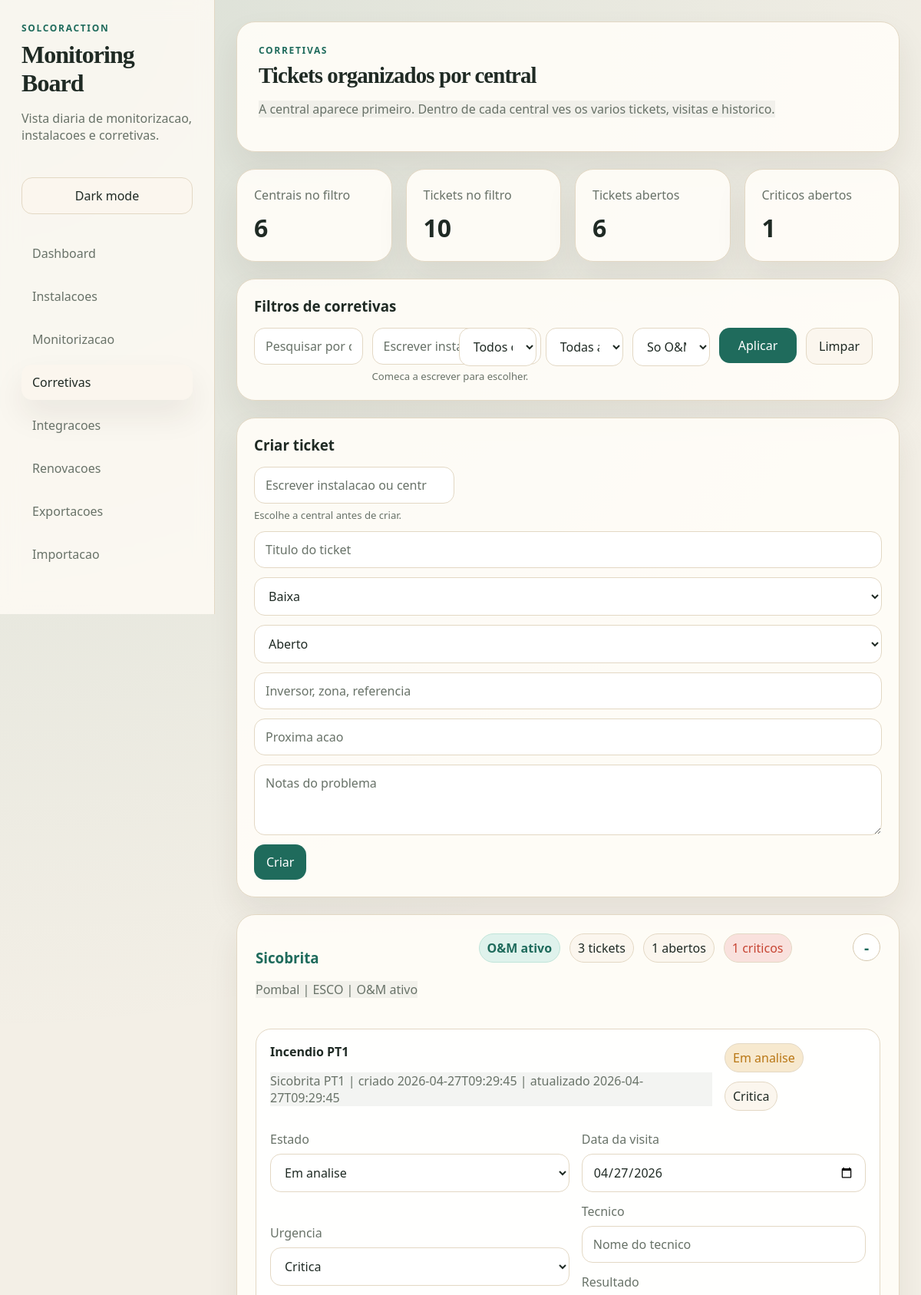
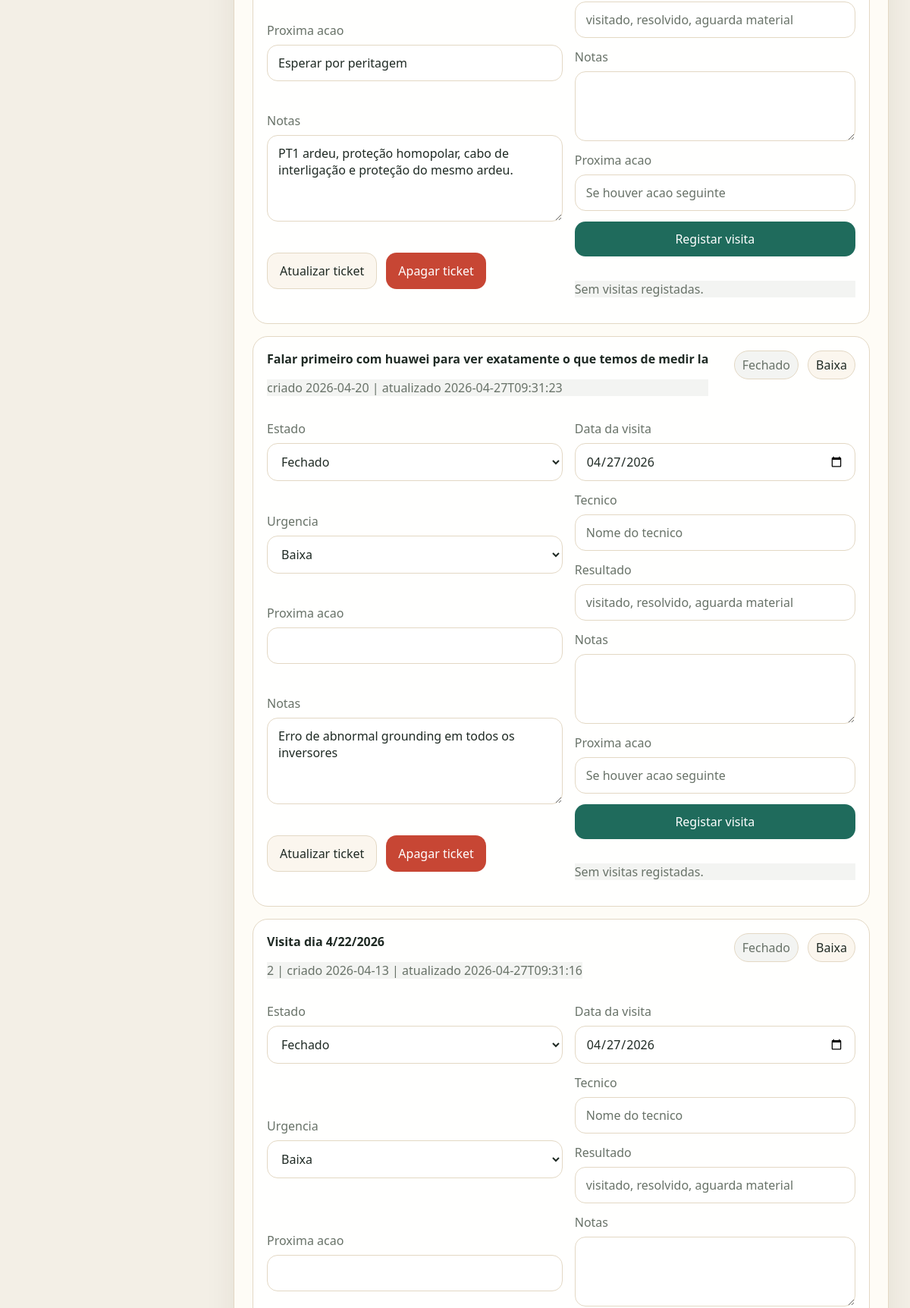
Page /tickets (upper part) on the committed database (2 pictures, top to bottom).
### tables this page shows
CREATE TABLE assets (
                id INTEGER PRIMARY KEY AUTOINCREMENT,
                project_number TEXT,
                project_name TEXT NOT NULL,
                company_name TEXT,
                nif TEXT,
                address TEXT,
                location TEXT,
                panels TEXT,
                kwp TEXT,
                contract_type TEXT,
                sell_to TEXT,
                duration TEXT,
                start_contract TEXT,
                maintenance TEXT,
                coverage_type TEXT,
                access_type TEXT,
                maintenance_comment TEXT,
                status_detail TEXT,
                contact_name TEXT,
                contact_role TEXT,
                contact_email TEXT,
                contact_phone TEXT,
                end_contract TEXT,
                active_contract TEXT,
                notes TEXT,
                asset_type TEXT,
                source_payload TEXT,
                alias_blob TEXT DEFAULT ''
            , installation_group TEXT);

CREATE TABLE tickets (
                id INTEGER PRIMARY KEY AUTOINCREMENT,
                asset_id INTEGER NOT NULL,
                title TEXT NOT NULL,
                urgency TEXT NOT NULL,
                status TEXT NOT NULL,
                installation_ref TEXT,
                notes TEXT,
                next_action TEXT,
                created_at TEXT NOT NULL,
                updated_at TEXT NOT NULL,
                FOREIGN KEY (asset_id) REFERENCES assets(id) ON DELETE CASCADE
            );

### app.py (the view, shortened to what this page needs)
    @app.route("/tickets", methods=["GET", "POST"])
    def tickets() -> str:
        search = request.args.get("search", "").strip()
        asset_filter = request.args.get("asset_id", "").strip()
        status_filter = request.args.get("status", "").strip()
        urgency_filter = request.args.get("urgency", "").strip()
        scope = request.args.get("scope", "").strip()
        om_only = request.args.get("om_only", "yes").strip()
        conditions = []
        params: list[Any] = []
        if search:
            wildcard = f"%{search}%"
            conditions.append(
                "(a.project_name LIKE ? OR a.alias_blob LIKE ? OR t.title LIKE ? OR COALESCE(t.notes, '') LIKE ?)"
            )
            params.extend([wildcard, wildcard, wildcard, wildcard])
        if asset_filter:
            conditions.append("a.id = ?")
            params.append(asset_filter)
        if status_filter:
            conditions.append("t.status = ?")
            params.append(status_filter)
        if urgency_filter:
            conditions.append("t.urgency = ?")
            params.append(urgency_filter)
        if scope == "open":
            conditions.append("t.status != 'Fechado'")
        if om_only == "yes":
            conditions.append("a.active_contract = 'yes'")
        where_sql = f"WHERE {' AND '.join(conditions)}" if conditions else ""
        ticket_rows = query_all(
            g.db,
            f"""
            SELECT
                t.*,
                a.project_name,
                a.location,
                a.active_contract,
                a.contract_type
            FROM tickets t
            JOIN assets a ON a.id = t.asset_id
            {where_sql}
            ORDER BY
                CASE a.active_contract WHEN 'yes' THEN 1 ELSE 2 END,
                a.project_name COLLATE NOCASE,
                CASE t.status
                    WHEN 'Aberto' THEN 1
                    WHEN 'Em analise' THEN 2
                    WHEN 'Agendado' THEN 3
                    WHEN 'Em visita' THEN 4
                    WHEN 'Resolvido' THEN 5
                    ELSE 6
                END,
                CASE t.urgency
                    WHEN 'Critica' THEN 1
                    WHEN 'Alta' THEN 2
                    WHEN 'Media' THEN 3
                    ELSE 4
                END,
                t.updated_at DESC,
                t.id DESC
            """,
            params,
        )
        assets_rows = query_all(
            g.db,
            "SELECT id, project_name FROM assets ORDER BY project_name COLLATE NOCASE",
        )
        visits_by_ticket = build_visits_by_ticket(
            query_all(
                g.db,
                """
                SELECT *
                FROM ticket_visits
                ORDER BY visit_date DESC, id DESC
                """,
            )
        )
        grouped_tickets = group_tickets_by_asset(ticket_rows)
        selected_asset = None
        central_history = []
        central_summary = None
        ticket_stats = {
            "centrals": len(grouped_tickets),
            "tickets": len(ticket_rows),
            "open": sum(1 for ticket in ticket_rows if ticket["status"] != "Fechado"),
            "critical": sum(1 for ticket in ticket_rows if ticket["urgency"] == "Critica" and ticket["status"] != "Fechado"),
        }
        return render_template(
            "tickets.html",
            tickets=ticket_rows,
            grouped_tickets=grouped_tickets,
            assets=assets_rows,
            visits_by_ticket=visits_by_ticket,
            selected_asset=selected_asset,
            central_history=central_history,
            central_summary=central_summary,
            ticket_stats=ticket_stats,
            search=search,
            asset_filter=asset_filter,
            status_filter=status_filter,
            urgency_filter=urgency_filter,
            scope=scope,
            om_only=om_only,
        )

### app.py (called while the page is built)
def get_db(path: str) -> sqlite3.Connection:
    conn = sqlite3.connect(path)
    conn.row_factory = sqlite3.Row
    conn.execute("PRAGMA foreign_keys = ON")
    return conn

def query_all(conn: sqlite3.Connection, sql: str, params: tuple[Any, ...] | list[Any] = ()) -> list[sqlite3.Row]:
    return conn.execute(sql, params).fetchall()

def om_status_label(value: str | None) -> str:
    return "O&M ativo" if value == "yes" else "Sem contrato"

def build_visits_by_ticket(visits: list[sqlite3.Row]) -> dict[int, list[sqlite3.Row]]:
    visits_by_ticket: dict[int, list[sqlite3.Row]] = {}
    for visit in visits:
        visits_by_ticket.setdefault(visit["ticket_id"], []).append(visit)
    return visits_by_ticket

### templates/tickets.html (shortened to what this page needs)
{% extends "base.html" %}
{% block content %}
<section class="hero">
  <div>
    <p class="eyebrow">Corretivas</p>
    <h2>Tickets organizados por central</h2>
    <p class="muted">A central aparece primeiro. Dentro de cada central ves os varios tickets, visitas e historico.</p>
  </div>
</section>
<section class="cards">
  <article class="card stat-card">
    <span>Centrais no filtro</span>
    <strong>{{ ticket_stats.centrals }}</strong>
  </article>
  <article class="card stat-card">
    <span>Tickets no filtro</span>
    <strong>{{ ticket_stats.tickets }}</strong>
  </article>
  <article class="card stat-card">
    <span>Tickets abertos</span>
    <strong>{{ ticket_stats.open }}</strong>
  </article>
  <article class="card stat-card">
    <span>Criticos abertos</span>
    <strong>{{ ticket_stats.critical }}</strong>
  </article>
</section>
<section class="card">
  <div class="section-title"><h3>Filtros de corretivas</h3></div>
  <form class="filters monitoring-filters js-auto-submit" method="get">
    <input type="text" name="search" value="{{ search }}" placeholder="Pesquisar por central, alias, ticket ou notas">
    <div class="asset-picker" data-autosubmit="true">
      <input class="asset-picker-input" type="text" list="ticket-asset-options" placeholder="Escrever instalacao ou central">
      <small class="asset-picker-hint">Comeca a escrever para escolher.</small>
    </div>
    <select name="status">
      <option value="">Todos os estados</option>
    </select>
    <select name="urgency">
      <option value="">Todas as urgencias</option>
    </select>
    <select name="om_only">
      <option value="yes" {{ 'selected' if om_only == 'yes' else '' }}>So O&amp;M ativo</option>
    </select>
    <button class="button" type="submit">Aplicar</button>
    <a class="button secondary" href="{{ url_for('tickets') }}">Limpar</a>
  </form>
</section>
<section class="card">
  <div class="section-title"><h3>Criar ticket</h3></div>
  <form method="post" class="ticket-form">
    <div class="asset-picker">
      <input class="asset-picker-input" type="text" list="ticket-asset-options" placeholder="Escrever instalacao ou central" required>
      <small class="asset-picker-hint">Escolhe a central antes de criar.</small>
    </div>
    <input type="text" name="title" placeholder="Titulo do ticket" required>
    <select name="urgency">
      {% for urgency in ticket_urgencies %}
        <option value="{{ urgency }}">{{ urgency }}</option>
      {% endfor %}
    </select>
    <select name="status">
      {% for status in ticket_statuses %}
        <option value="{{ status }}">{{ status }}</option>
      {% endfor %}
    </select>
    <input type="text" name="installation_ref" placeholder="Inversor, zona, referencia">
    <input type="text" name="next_action" placeholder="Proxima acao">
    <textarea name="notes" rows="3" placeholder="Notas do problema"></textarea>
    <button class="button" type="submit">Criar</button>
  </form>
</section>
<section class="list ticket-stack">
  {% for group in grouped_tickets %}
    <details class="card central-ticket-card central-ticket-details" {% if asset_filter|string == group.asset_id|string or group.critical_count %}open{% endif %}>
      <summary class="ticket-summary">
        <div>
          <h3><a class="table-link" href="{{ url_for('tickets', asset_id=group.asset_id) }}">{{ group.project_name }}</a></h3>
          <p class="muted">{{ group.location or "-" }} | {{ group.contract_type or "-" }} | {{ om_status_label(group.active_contract) }}</p>
        </div>
        <div class="chips">
          <span class="chip {{ 'om-active' if group.active_contract == 'yes' else 'om-inactive' }}">{{ om_status_label(group.active_contract) }}</span>
          <span class="chip">{{ group.tickets|length }} tickets</span>
          <span class="chip">{{ group.open_count }} abertos</span>
          {% if group.critical_count %}
            <span class="chip danger">{{ group.critical_count }} criticos</span>
          {% endif %}
        </div>
      </summary>
      <div class="central-ticket-list">
        {% for ticket in group.tickets %}
          <div class="ticket-item">
            <div class="ticket-item-head">
              <div>
                <strong>{{ ticket.title }}</strong>
                <p class="muted">
                  {% if ticket.installation_ref %}{{ ticket.installation_ref }} | {% endif %}
                  criado {{ ticket.created_at }} | atualizado {{ ticket.updated_at }}
                </p>
              </div>
              <div class="chips">
                <span class="chip {{ status_colors.get(ticket.status, 'muted') }}">{{ ticket.status }}</span>
                <span class="chip">{{ ticket.urgency }}</span>
              </div>
            </div>
            <div class="ticket-grid">
              <form method="post" action="{{ url_for('update_ticket', ticket_id=ticket.id) }}" class="stack-form">
                <label>Estado
                  <select name="status">
                    {% for status in ticket_statuses %}
                      <option value="{{ status }}" {{ 'selected' if ticket.status == status else '' }}>{{ status }}</option>
                    {% endfor %}
                  </select>
                </label>
                <label>Urgencia
                  <select name="urgency">
                    {% for urgency in ticket_urgencies %}
                      <option value="{{ urgency }}" {{ 'selected' if ticket.urgency == urgency else '' }}>{{ urgency }}</option>
                    {% endfor %}
                  </select>
                </label>
                <label>Proxima acao
                  <input type="text" name="next_action" value="{{ ticket.next_action or '' }}">
                </label>
                <label>Notas
                  <textarea name="notes" rows="4">{{ ticket.notes or '' }}</textarea>
                </label>
                <div class="hero-actions">
                  <button class="button secondary" type="submit">Atualizar ticket</button>
                  <button class="button danger-button" type="submit" formaction="{{ url_for('delete_ticket', ticket_id=ticket.id) }}">Apagar ticket</button>
                </div>
              </form>
              <div class="visit-column">
                <form method="post" action="{{ url_for('add_visit', ticket_id=ticket.id) }}" class="stack-form">
                  <label>Data da visita
                    <input type="date" name="visit_date" value="{{ today_iso }}">
                  </label>
                  <label>Tecnico
                    <input type="text" name="technician" placeholder="Nome do tecnico">
                  </label>
                  <label>Resultado
                    <input type="text" name="result" placeholder="visitado, resolvido, aguarda material">
                  </label>
                  <label>Notas
                    <textarea name="notes" rows="3"></textarea>
                  </label>
                  <label>Proxima acao
                    <input type="text" name="next_action" placeholder="Se houver acao seguinte">
                  </label>
                  <button class="button" type="submit">Registar visita</button>
                </form>
                <div class="visit-log">
                  {% for visit in visits_by_ticket.get(ticket.id, []) %}
                    <div class="visit-entry">
                      <strong>{{ visit.visit_date }}</strong>
                      <p>{{ visit.technician or "Sem tecnico" }}{% if visit.result %} | {{ visit.result }}{% endif %}</p>
                      <p>{{ visit.notes or "-" }}</p>
                      {% if visit.next_action %}<small>Proxima acao: {{ visit.next_action }}</small>{% endif %}
                    </div>
                  {% else %}
                    <p class="muted">Sem visitas registadas.</p>
                  {% endfor %}
                </div>
              </div>
            </div>
          </div>
        {% endfor %}
      </div>
    </details>
  {% else %}
    <article class="card"><p class="muted">Sem tickets para estes filtros.</p></article>
  {% endfor %}
</section>
{% endblock %}

### rows in the picture
assets: project_name "Sicobrita", location "Pombal", contract_type "ESCO", active_contract "O&M ativo", active_contract "O&M ativo"
tickets: title "Incendio PT1", installation_ref "Sicobrita PT1", created_at "2026-04-27T09:29:45", updated_at "2026-04-27T09:29:45", status "Em analise", urgency "Critica", next_action "Esperar por peritagem", notes "PT1 ardeu, proteção homopolar, cabo de interligação e proteção do mesmo ardeu.", visit_date "04/27/2026"
tickets: title "Falar primeiro com huawei para ver exatamente o que temos de medir la", created_at "2026-04-20", updated_at "2026-04-27T09:31:23", status "Fechado", urgency "Baixa", notes "Erro de abnormal grounding em todos os inversores", visit_date "04/27/2026"
tickets: title "Visita dia 4/22/2026", installation_ref "2", created_at "2026-04-13", updated_at "2026-04-27T09:31:16", status "Fechado", urgency "Baixa", visit_date "04/27/2026"

### other values in the picture
{{ ticket_stats.centrals }} "6"
{{ ticket_stats.tickets }} "10"
{{ ticket_stats.open }} "6"
{{ ticket_stats.critical }} "1"
{{ group.tickets|length }} "3"
{{ group.open_count }} "1"
{{ group.critical_count }} "1"
form field urgency "Baixa"
form field status "Aberto"
form field status "Em analise"
form field urgency "Critica"
form field status "Fechado"
